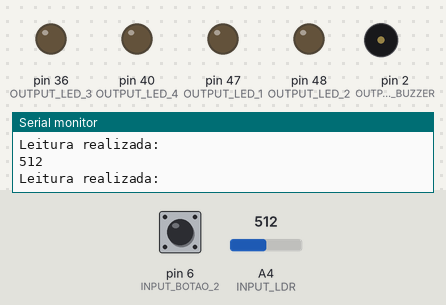
Simulated run of this sketch. Board: Arduino Mega 2560, built with avr-gcc and run on an emulated ATmega2560. Parts: output pins drawn as LEDs (lit = HIGH), buzzer (waves = sounding), the last lines printed to the serial monitor. The inputs (shaded band) are chosen by the test bench; at power-on: pin 6 (INPUT_BOTAO_2) LOW, A4 (INPUT_LDR) = 512.

Above: at 1.2 s.
1.3 s: pin 6 (INPUT_BOTAO_2) pulled HIGH for 0.15 s
At 1.7 s:
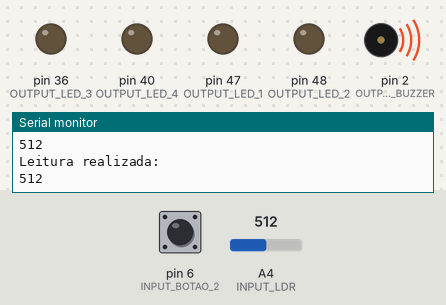
4.4 s: A4 (INPUT_LDR) set to 537
5.9 s: A4 (INPUT_LDR) set to 556
At 6.5 s:
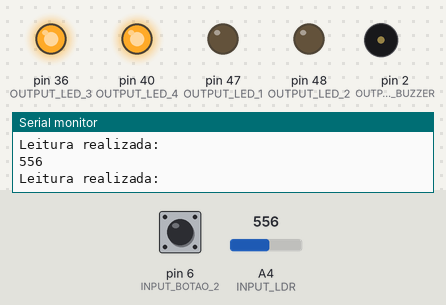
7.4 s: pin 6 (INPUT_BOTAO_2) pulled HIGH for 3.2 s
At 7.8 s:
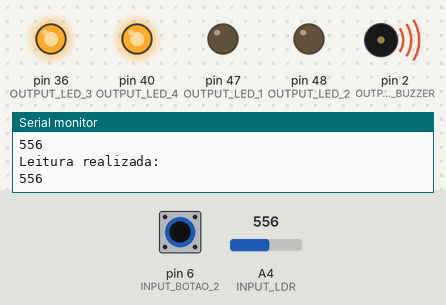
12.1 s: A4 (INPUT_LDR) set to 803
15.1 s: A4 (INPUT_LDR) set to 828
At 16.0 s:
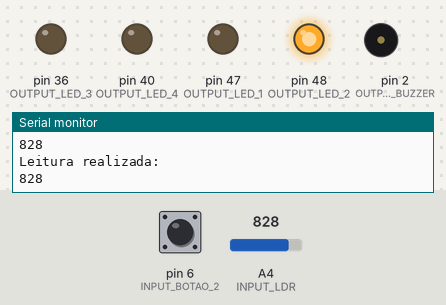
Timing chart, 0 to 17.6 s (numbered marks = the images above; inputs shaded):
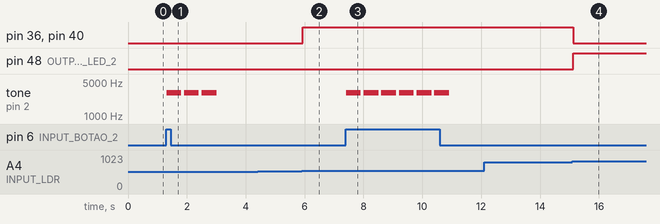

Measured:
- the behaviour switches between 546 and 547 on A4 (INPUT_LDR) (found by bisection; images 1 and 2)
- the behaviour switches between 819 and 820 on A4 (INPUT_LDR) (found by bisection; images 3 and 4)
- after the input at 1.3 s, tone on pin 2 (OUTPUT_BUZZER): alternates 3000 Hz for 0.50 s and silent for 0.10 s, 6 changes in all, then stays silent, starting at once
- after the input at 5.9 s, pin 36 (OUTPUT_LED_3), pin 40 (OUTPUT_LED_4): LOW → HIGH at once
- after the input at 7.4 s, tone on pin 2 (OUTPUT_BUZZER): alternates 3000 Hz for 0.50 s and silent for 0.10 s, 12 changes in all, then stays silent, starting at once
- after the input at 15.1 s, pin 36 (OUTPUT_LED_3), pin 40 (OUTPUT_LED_4): HIGH → LOW at once; pin 48 (OUTPUT_LED_2): LOW → HIGH at once

The sketch:

luz_e_som.ino
```cpp
/*
 * Definindo as portas das saídas do sistema (atuadores).
 */
#define OUTPUT_BUZZER 2
#define OUTPUT_LED_1 47
#define OUTPUT_LED_2 48
#define OUTPUT_LED_3 36
#define OUTPUT_LED_4 40

/*
 * Definindo as portas das entradas do sistema (sensores).
 */
#define INPUT_LDR 4
#define INPUT_BOTAO_1 1
#define INPUT_BOTAO_2 6

// Criando uma variável global para o controle da quantidade de leituras realizadas pelo usuário.
int leituras_realizadas = 0;

// Criando um vetor para armazenar as leituras realizadas pelo usuário no formato decimal (números esses normalizados entre 1 a 15 do sensor LDR com intervalo entre 0 e 4095).
int decimais_cadastrados[4] = {0,0,0,0};

/*
 * Normaliza um número de um intervalo [0,4095] para [1,15].
 * @param int entrada - número alvo da normalização.
 * @return int - número normalizado entre [1,15].
 */
int normalizar_entre_0_a_15(int entrada)
{

  // Definindo o valor máximo de leitura digital do sensor LDR.
  int leitura_max_ldr = 4095;

  // Definindo o valor mínimo de leitura digital do sensor LDR.
  int leitura_min_ldr = 524;

  // Instanciando um espaço na memória para armazenar o número normalizado.
  int numero_normalizado_entre_1_a_15 = 0;

  // Instanciando o valor atual como sendo o valor máximo da leitura de leitura digital do sensor LDR.
  int valor_atual = leitura_max_ldr;

  // Realizando um loop para calcular o número normalizado.
  while(valor_atual >= entrada) {

    numero_normalizado_entre_1_a_15++;
    valor_atual -= 273;

	// Valor mínimo que o sensor LDR lê.
	if(valor_atual <= leitura_min_ldr) {
		numero_normalizado_entre_1_a_15 = 16;
		break;
	}

  }

  // Retornando o número normalizado entre 1 a 15.
  return 16 - numero_normalizado_entre_1_a_15;

}

/*
 * Converte um número decimal para um número binário através da manipulação um vetor de quatro posições.
 * @param int n - número decimal alvo da conversão.
 * @param int numero_binario_inverso[4] - vetor que armazenará o decimal convertido em binário de maneira inversa.
 */
void decimal_para_binario(int n, int numero_binario_inverso[4])
{

	for(int i = 0; i < 4; i++) {

		numero_binario_inverso[i] = 0;

	}

  int i = 0;

  while (n > 0) {

      numero_binario_inverso[i] = n % 2;
      n = n / 2;
      i++;

  }

}

/*
 * Acende LEDs se baseando em um vetor que representa um número binário de quatro posições.
 * @param int numero_binario_inverso[4] - vetor que armazena um número binário de maneira inversa.
 */
void acender_leds(int numero_binario_inverso[4])
{

  // Recebendo todos os outputs de LED no sentido físico da direita para a esqueda.
  int output[4] = {OUTPUT_LED_4, OUTPUT_LED_3, OUTPUT_LED_2, OUTPUT_LED_1};

  // Serial.println("Número binário:");
  // Serial.printf("%i", numero_binario_inverso[0]);
  // Serial.printf("%i", numero_binario_inverso[1]);
  // Serial.printf("%i", numero_binario_inverso[2]);
  // Serial.printf("%i", numero_binario_inverso[3]);
  // Serial.println("");

  // Manipulando as quatro saídas de luz.
  for(int i = 0; i < 4; i++) {

    // Acendendo ou apagando um LED com base no número binário passado.
    switch(numero_binario_inverso[i]) {

      case 1:
        digitalWrite(output[i], HIGH);
      break;

      case 0:
        digitalWrite(output[i], LOW);

    }

  }

}

/*
 * Devolve uma frequência de som com base em um número decimal.
 * @param int decimal_normalizado - um número decimal entre o intervalo [1,15]
 * @return int - frequência de som calculada.
 */
int hertz_do_numero(int decimal_normalizado)
{

  return decimal_normalizado*200;

}

/*
 * Toca um "bip" três vezes seguidas, simbolizando a tomada de uma ação não permitida.
 */
void tocar_som_de_acao_nao_permitida()
{

  for(int i = 0; i < 3; i++) {

    tone(OUTPUT_BUZZER, 3000);
    delay(500);
    noTone(OUTPUT_BUZZER);
    delay(100);

  }

}

/*
 * Configurando o sistema como um todo: suas entradas (sensores) e saídas (atuadores).
 */
void setup()
{

  // Definindo a frequência da porta serial.
  Serial.begin(9600);

  // Configurando os modos dos pins de saídas (atuadores) do sistema.
  pinMode(OUTPUT_BUZZER, OUTPUT);
  pinMode(OUTPUT_LED_4, OUTPUT);
  pinMode(OUTPUT_LED_3, OUTPUT);
  pinMode(OUTPUT_LED_2, OUTPUT);
  pinMode(OUTPUT_LED_1, OUTPUT);

  // Configurando os modos dos pins de entradas (sensores) do sistema.
  pinMode(INPUT_LDR, INPUT);
  pinMode(INPUT_BOTAO_1, INPUT);
  pinMode(INPUT_BOTAO_2, INPUT);


}

void loop()
{

  // Realizando a leitura analógica do sensor LDR.
  int leitura = analogRead(INPUT_LDR);

  Serial.println("Leitura realizada:");
  Serial.println(leitura);


  // Normalizando o valor recebido no intervalo de [0, 4095] para [1,15].
  int valor_normalizado = normalizar_entre_0_a_15(leitura);

  // Serial.println("");
  // Serial.printf("Valor normalizado:");
  // Serial.printf("%i", valor_normalizado);
  // Serial.println("");

  // Instancinado um vetor para armazenar um número binário com quatro dígitos.
  int numero_binario_inverso[4];

  // Transformando o decimal em um número binário, e armazenando-o no vetor criado acima.
  decimal_para_binario(valor_normalizado, numero_binario_inverso);

  // Acendendo os LEDs como forma de feedback para o usuário, da luminosidade normalizada nesse instante.
  acender_leds(numero_binario_inverso);

  // Armazenando o status atual do botão 1.
  int botao_1_esta_pressionado = digitalRead(INPUT_BOTAO_1);

  // Se o botão 1 está pressionado...
  if(botao_1_esta_pressionado) {

    // Se as leituras realizadas forem menor que 4, permitindo mais uma gravação.
    if(leituras_realizadas < 4) {

      decimais_cadastrados[leituras_realizadas] = valor_normalizado;

      leituras_realizadas++;
      acender_leds(numero_binario_inverso);
      tone(OUTPUT_BUZZER, hertz_do_numero(valor_normalizado));

      delay(1000);
      noTone(OUTPUT_BUZZER);

    // Se não, tocando um som de ação não permitida, uma vez que já o usuário já realizou o máximo de leituras permitidas.
    } else {

      tocar_som_de_acao_nao_permitida();

    }

  }

  // Armazenando o status atual do botão 2.
  int botao_2_esta_pressionado = digitalRead(INPUT_BOTAO_2);

  // Se o botão 2 está pressionado...
  if(botao_2_esta_pressionado) {

    // Se a quantidade de leituras realizadas for diferente da quantidade máxima que deve ser armazenada, tocando um som de ação não permitida.
    if(leituras_realizadas != 4) {

      tocar_som_de_acao_nao_permitida();

    // Se não, tocando a "música" composta pelo usuário através das leituras que ele mesmo realizou.
    } else {

      for(int i = 0; i < 4; i++) {

        // Instanciando um vetor para armazenar um número binário com quatro dígitos.
        int numero_binario_inverso[4];

        // Convertendo o número decimal cadastrado atual em um número binário invertido.
        decimal_para_binario(decimais_cadastrados[i], numero_binario_inverso);

        // Acendendo os LEDs correspondentes.
        acender_leds(numero_binario_inverso);

        // Tocando o som com a frequência característica do dígito armazenado.
        tone(OUTPUT_BUZZER, hertz_do_numero(decimais_cadastrados[i]));
        delay(500);
        noTone(OUTPUT_BUZZER);

      }

    }

  }

}
```
